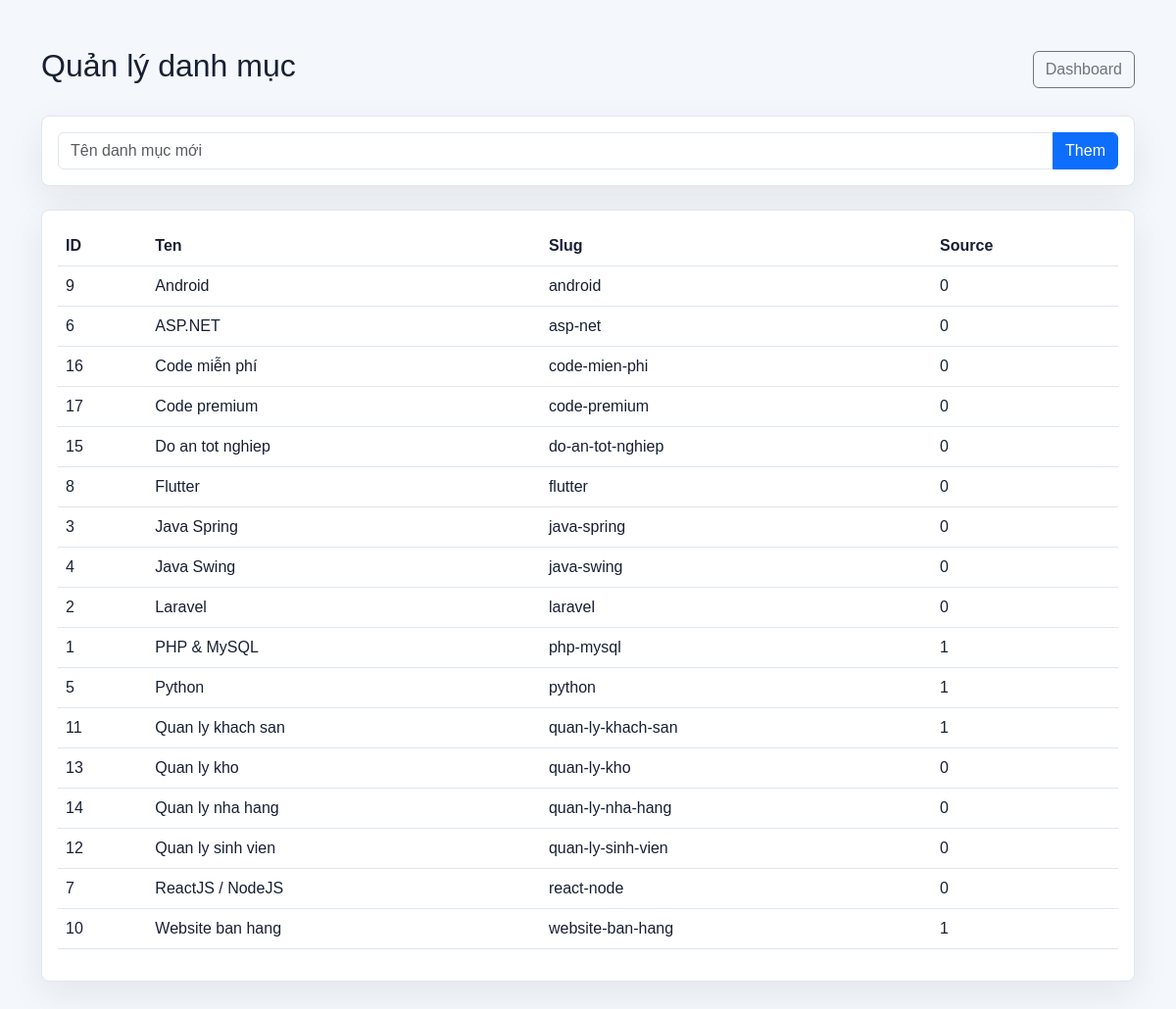
Screenshot of /admin/categories.php (signed in) with the database file from the repository.
### tables this page shows
CREATE TABLE categories (
    id INT AUTO_INCREMENT PRIMARY KEY,
    name VARCHAR(100),
    slug VARCHAR(120)
);

### config.php (called while the page is built, shortened)
<?php
$host = 'localhost';
$user = 'root';
$pass = '';
$db = 'project_share';
$conn = mysqli_connect($host, $user, $pass, $db);
mysqli_set_charset($conn, 'utf8mb4');
function db_query(string $sql, array $params = [], string $types = '')
{
    global $conn;
    if (!$params) {
        return mysqli_query($conn, $sql);
    }
    $stmt = mysqli_prepare($conn, $sql);
    mysqli_stmt_bind_param($stmt, $types, ...$params);
    mysqli_stmt_execute($stmt);
    return mysqli_stmt_get_result($stmt) ?: $stmt;
}
function db_all(string $sql, array $params = [], string $types = ''): array
{
    $result = db_query($sql, $params, $types);
    return $result instanceof mysqli_result ? mysqli_fetch_all($result, MYSQLI_ASSOC) : [];
}
function e($value): string
{
    return htmlspecialchars((string) $value, ENT_QUOTES, 'UTF-8');
}

### admin/categories.php (the view, shortened to what this page needs)
<?php
include '../config.php';
$categories = db_all(
    "SELECT categories.*, COUNT(projects.id) AS project_count
     FROM categories
     LEFT JOIN projects ON projects.category_id = categories.id
     GROUP BY categories.id
     ORDER BY categories.name"
);
?>
<!DOCTYPE html>
<html lang="vi">
<head>
    <link href="https://cdn.jsdelivr.net/npm/bootstrap@5.3.3/dist/css/bootstrap.min.css" rel="stylesheet">
    <link rel="stylesheet" href="../assets/css/style.css">
</head>
<body>
<main class="container py-5">
    <div class="d-flex justify-content-between align-items-center mb-4">
        <h2>Quản lý danh mục</h2>
        <a class="btn btn-outline-secondary" href="dashboard.php">Dashboard</a>
    </div>
    <form method="POST" class="card p-3 mb-4">
        <div class="input-group">
            <input name="name" class="form-control" placeholder="Tên danh mục mới" required>
            <button class="btn btn-primary">Them</button>
        </div>
    </form>
    <div class="card p-3">
        <table class="table align-middle">
            <tr><th>ID</th><th>Ten</th><th>Slug</th><th>Source</th></tr>
            <?php foreach ($categories as $cat) { ?>
                <tr>
                    <td><?php echo (int) $cat['id']; ?></td>
                    <td><?php echo e($cat['name']); ?></td>
                    <td><?php echo e($cat['slug']); ?></td>
                    <td><?php echo (int) $cat['project_count']; ?></td>
                </tr>
            <?php } ?>
        </table>
    </div>
</main>
</body>
</html>

### assets/css/style.css (style rules this page uses)
:root { --bg: #f4f7fb; --surface: #ffffff; --surface-soft: #eef3f9; --text: #172033; --muted: #6c778b; --border: #dfe6ef; --primary: #2563eb; --success: #0f9f6e; --danger: #dc3545; --shadow: 0 12px 36px rgba(23, 32, 51, 0.08); }
* { letter-spacing: 0; }
body { min-height: 100vh; background: var(--bg); color: var(--text); font-family: Arial, Helvetica, sans-serif; }
a { text-decoration: none; }
.search-box .form-control, .search-box .input-group-text, .form-control, .form-select { background: var(--surface); border-color: var(--border); color: var(--text); }
.card, .table-panel, .auth-card { background: var(--surface); border: 1px solid var(--border); border-radius: 8px; box-shadow: var(--shadow); overflow: hidden; }
.table { --bs-table-bg: var(--surface); --bs-table-color: var(--text); --bs-table-border-color: var(--border); }

### rows the page displays
categories: id "9", name "Android", slug "android", project_count "0"
categories: id "6", name "ASP.NET", slug "asp-net", project_count "0"
categories: id "16", name "Code miễn phí", slug "code-mien-phi", project_count "0"
categories: id "17", name "Code premium", slug "code-premium", project_count "0"
categories: id "15", name "Do an tot nghiep", slug "do-an-tot-nghiep", project_count "0"
categories: id "8", name "Flutter", slug "flutter", project_count "0"
categories: id "3", name "Java Spring", slug "java-spring", project_count "0"
categories: id "4", name "Java Swing", slug "java-swing", project_count "0"
categories: id "2", name "Laravel", slug "laravel", project_count "0"
categories: id "1", name "PHP & MySQL", slug "php-mysql", project_count "1"
categories: id "5", name "Python", slug "python", project_count "1"
categories: id "11", name "Quan ly khach san", slug "quan-ly-khach-san", project_count "1"
categories: id "13", name "Quan ly kho", slug "quan-ly-kho", project_count "0"
categories: id "14", name "Quan ly nha hang", slug "quan-ly-nha-hang", project_count "0"
categories: id "12", name "Quan ly sinh vien", slug "quan-ly-sinh-vien", project_count "0"
categories: id "7", name "ReactJS / NodeJS", slug "react-node", project_count "0"
categories: id "10", name "Website ban hang", slug "website-ban-hang", project_count "1"
